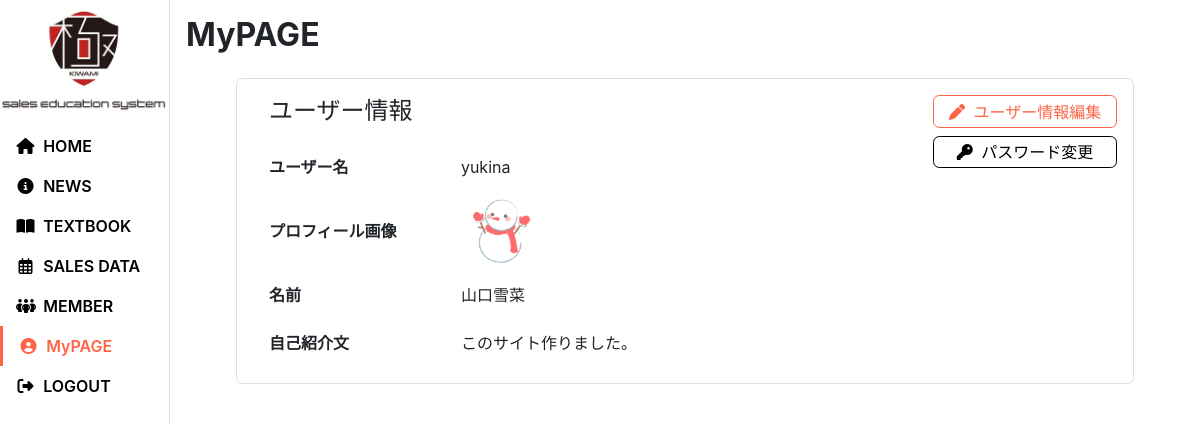
/users/ (signed in), run on an earlier commit of the app's database.
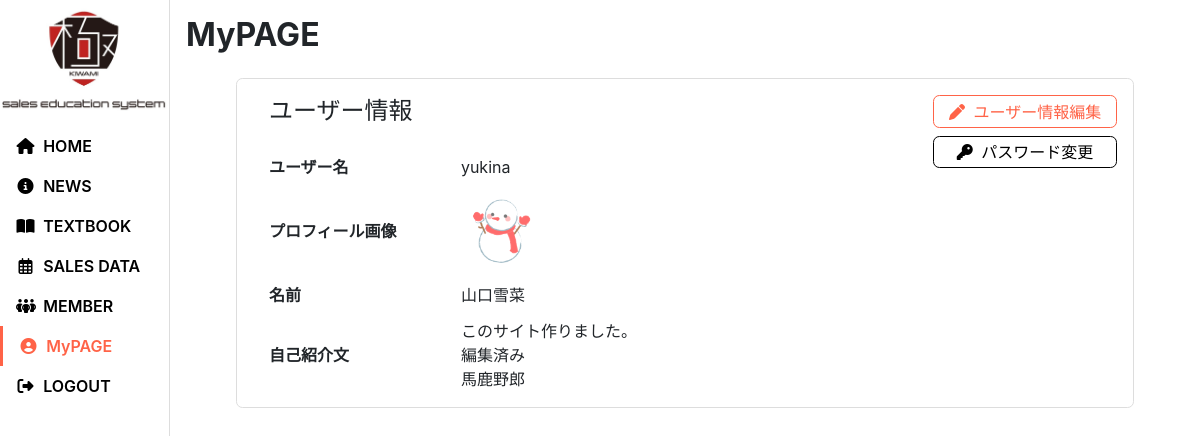
And on a later commit of the database.
### users/models.py (models this page shows, shortened)
class CustomUser(AbstractBaseUser, PermissionsMixin):
    username_validator  = UnicodeUsernameValidator()
    id          = models.UUIDField( default=uuid.uuid4, primary_key=True, editable=False )
    username    = models.CharField(
        _("username"),
        max_length=150,
        unique=True,
        help_text=_("Required. 150 characters or fewer. Letters, digits and @/./+/-/_ only."),
        validators=[username_validator],
        error_messages={
            "unique": _("A user with that username already exists.")
        },
    )
    handle_name = models.CharField(verbose_name="氏名", max_length=150) # 未入力可にするなら blank=True を追加
    email       = models.EmailField(_("email address"))
    is_staff    = models.BooleanField(
        _("staff status"),
        default=False,
        help_text=_("Designates whether the user can log into this admin site.")
    )
    is_active   = models.BooleanField(
        _("active"),
        default=True,
        help_text=_(
            "Designates whether this user should be treated as active. "
            "Unselect this instead of deleting accounts."
        ),
    )
    is_teacher  = models.BooleanField(verbose_name="講師", default=False)
    is_student  = models.BooleanField(verbose_name="生徒", default=True)
    icon            = models.ImageField(verbose_name="アイコン", upload_to="users/custom_user/icon/", null=True, blank=True)
    introduction    = models.CharField(verbose_name="自己紹介文", max_length=1000, null=True, blank=True)
    date_joined = models.DateTimeField(_("date joined"), default=timezone.now)
    objects     = UserManager()
    EMAIL_FIELD     = "email"
    USERNAME_FIELD  = "username"
    REQUIRED_FIELDS = ["email", "handle_name"] # createsuperuserしたときに入力を求められる項目を設定。デフォルトでusernameは入っている。
    class Meta:
        verbose_name        = _("user")
        verbose_name_plural = _("users")

### users/views.py (the view, shortened to what this page needs)
class IndexView(LoginRequiredMixin, View):
    def get(self, request, *args, **kwargs):
        return render(request, "users/index.html")

### templates/users/index.html (shortened to what this page needs)
{% extends "oneall/base.html" %}
{% load static %}
{% block extra_head %}
<link rel="stylesheet" href="{% static 'users/css/index.css' %}">
<link rel="stylesheet" href="{% static 'users/css/index-sp.css' %}">
<link rel="stylesheet" href="{% static 'oneall/css/modal_diagram.css' %}">
{% endblock %}
{% block main %}
<h1>MyPAGE</h1>
<section>
    <div class="user_data_list">
        <div class="user_data_header">
            <h2>ユーザー情報</h2>
            <div class="icons">
                <div class="edit_user_data">
                    <label class="modal_label" for="modal_chk">
                        <i class="fa-solid fa-pen"></i>
                        <span style="margin-left: 0.25rem;">ユーザー情報編集</span>
                    </label>
                </div>
                <div class="edit_password">
                    <a href="{% url 'account_reset_password' %}">
                        <i class="fa-solid fa-key"></i>
                        <span style="margin-left: 0.25rem;">パスワード変更</span>
                    </a>
                </div>
            </div>
        </div>
        <div class="user_data_body">
            <div class="user_data_label">ユーザー名</div>
            <div class="user_name user_data_content">{{ request.user.username }}</div>
        </div>
        <div class="user_data_body">
            <div class="user_data_label">プロフィール画像</div>
            <div class="user_icon user_data_content">
                {% if request.user.icon %}
                <img src="{{ request.user.icon.url }}" alt="アイコン画像">
                {% else %}
                <img src="{% static 'images/noimage.png' %}">
                {% endif %}
            </div>
        </div>
        <div class="user_data_body">
            <div class="user_data_label">名前</div>
            <div class="user_name user_data_content">{{ request.user.handle_name }}</div>
        </div>
        <div class="user_data_body">
            <div class="user_data_label">自己紹介文</div>
            <div class="user_introduction user_data_content">{{ request.user.introduction|linebreaksbr }}</div>
        </div>
    </div>
</section>
{% endblock %}

What changed in the data, as far as the page shows it:
changed CustomUser "yukina": user.introduction "このサイト作りました。" → "このサイト作りました。 編集済み 馬鹿野郎"
